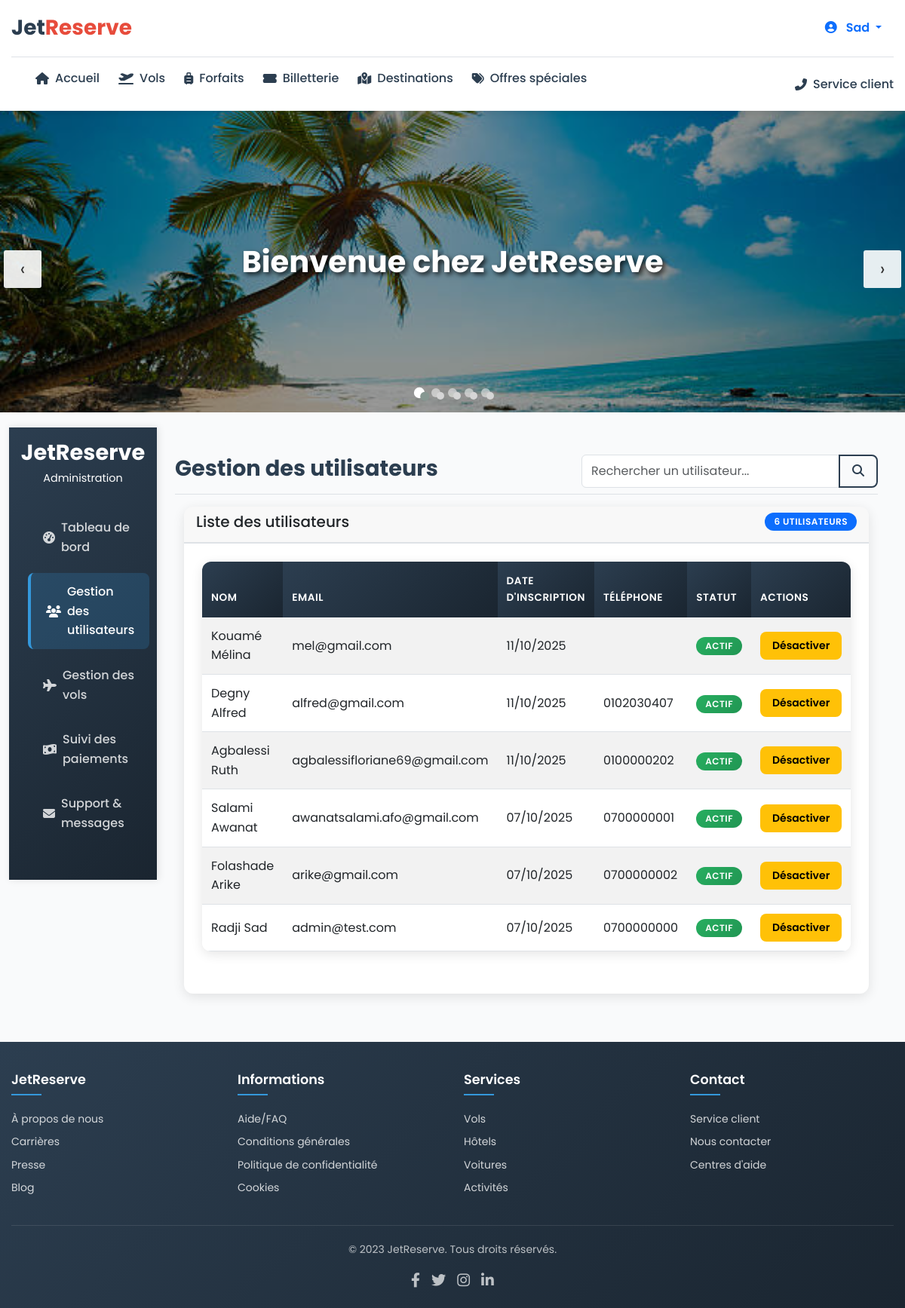
The app's page /admin/utilisateurs.php (signed in) with its own data.
### tables this page shows
CREATE TABLE IF NOT EXISTS `users` (
  `id_user` int(11) NOT NULL AUTO_INCREMENT,
  `nom` varchar(50) NOT NULL,
  `prenom` varchar(50) NOT NULL,
  `email` varchar(100) NOT NULL,
  `telephone` varchar(20) DEFAULT NULL,
  `password` varchar(255) NOT NULL,
  `role` enum('client','admin') DEFAULT 'client',
  `statut` enum('actif','inactif') NOT NULL,
  `date_creation` timestamp NULL DEFAULT CURRENT_TIMESTAMP,
  PRIMARY KEY (`id_user`),
  UNIQUE KEY `email` (`email`)
);

### admin/utilisateurs.php (the view, shortened to what this page needs)
<?php
require_once '../includes/connexion.php';
$stmt = $bdd->query("SELECT * FROM users ORDER BY date_creation DESC");
$utilisateurs = $stmt->fetchAll(PDO::FETCH_ASSOC);
?>
<!DOCTYPE html>
<html lang="fr">
<head>
    <link rel="stylesheet" href="https://cdnjs.cloudflare.com/ajax/libs/font-awesome/6.4.0/css/all.min.css">
    <link rel="stylesheet" href="https://cdnjs.cloudflare.com/ajax/libs/OwlCarousel2/2.3.4/assets/owl.carousel.min.css">
    <link rel="stylesheet" href="https://cdnjs.cloudflare.com/ajax/libs/OwlCarousel2/2.3.4/assets/owl.theme.default.min.css">
    <link rel="stylesheet" href="https://cdnjs.cloudflare.com/ajax/libs/font-awesome/6.4.0/css/all.min.css">
    <link href="https://cdn.jsdelivr.net/npm/bootstrap@5.3.0/dist/css/bootstrap.min.css" rel="stylesheet">
    <link rel="stylesheet" href="style2.css">
</head>
<body>
    <header>
        <div class="container">
            <div class="header-top">
                <a href="../index.php" class="logo">Jet<span>Reserve</span></a>
                <div class="auth-buttons">
            <div class="dropdown">
                <button class="btn btn-outline-primary dropdown-toggle" type="button" data-bs-toggle="dropdown" aria-expanded="false">
                    <i class="fas fa-user-circle me-2"></i>
                    <?php echo $_SESSION['prenom'] ?? 'Admin'; ?>
                </button>
            </div>
        </div>
    </div>
            <nav class="nav-menu">
                <ul class="nav-links">
                    <li><a href="../index.php"><i class="fas fa-home"></i> Accueil</a></li>
                    <li><a href="#"><i class="fas fa-plane-departure"></i> Vols</a></li>
                    <li><a href="#"><i class="fas fa-suitcase-rolling"></i> Forfaits</a></li>
                    <li><a href="#"><i class="fas fa-ticket-alt"></i> Billetterie</a></li>
                    <li><a href="#"><i class="fas fa-map-marked-alt"></i> Destinations</a></li>
                    <li><a href="#"><i class="fas fa-tags"></i> Offres spéciales</a></li>
                </ul>
                <div class="contact-info">
                    <a href="#"><i class="fas fa-phone-alt"></i> Service client</a>
                </div>
            </nav>
        </div>
    </header>
    <div class="main-banner-container">
        <div class="main-banner owl-carousel owl-theme">
            <div class="item banner-1">
                <div class="header-text">
                    <h2>Bienvenue chez JetReserve</h2>
                </div>
            </div>
        </div>
    </div>
    <div class="container-fluid">
        <div class="row">
            <nav id="sidebar" class="col-md-3 col-lg-2 d-md-block bg-dark sidebar collapse">
                <div class="position-sticky pt-3">
                    <div class="text-center mb-4">
                        <h2 class="text-white">JetReserve</h2>
                        <p class="text-white">Administration</p>
                    </div>
                    <ul class="nav flex-column">
                        <li class="nav-item">
                            <a class="nav-link" href="index1.php">
                                <i class="fas fa-tachometer-alt me-2"></i>
                                Tableau de bord
                            </a>
                        </li>
                        <li class="nav-item">
                            <a class="nav-link active" href="utilisateurs.php">
                                <i class="fas fa-users me-2"></i>
                                Gestion des utilisateurs
                            </a>
                        </li>
                        <li class="nav-item">
                            <a class="nav-link" href="vol.php">
                                <i class="fas fa-plane me-2"></i>
                                Gestion des vols
                            </a>
                        </li>
                        <li class="nav-item">
                            <a class="nav-link" href="paiements.php">
                                <i class="fas fa-money-bill-wave me-2"></i>
                                Suivi des paiements
                            </a>
                        </li>
                        <li class="nav-item">
                            <a class="nav-link" href="messages.php">
                                <i class="fas fa-envelope me-2"></i>
                                Support & messages
                            </a>
                        </li>
                    </ul>
                </div>
            </nav>
            <main class="col-md-9 ms-sm-auto col-lg-10 px-md-4">
                <div class="d-flex justify-content-between flex-wrap flex-md-nowrap align-items-center pt-3 pb-2 mb-3 border-bottom">
                    <h1 class="h2">Gestion des utilisateurs</h1>
                    <div class="btn-toolbar mb-2 mb-md-0">
                        <div class="input-group">
                            <input type="text" class="form-control" id="searchUser" placeholder="Rechercher un utilisateur...">
                            <button class="btn btn-outline-secondary" type="button">
                                <i class="fas fa-search"></i>
                            </button>
                        </div>
                    </div>
                </div>
                <div class="row">
                    <div class="<?php echo isset($_GET['id']) ? 'col-md-6' : 'col-md-12'; ?>">
                        <div class="card mb-4">
                            <div class="card-header d-flex justify-content-between align-items-center">
                                <h5 class="mb-0">Liste des utilisateurs</h5>
                                <span class="badge bg-primary"><?php echo count($utilisateurs); ?> utilisateurs</span>
                            </div>
                            <div class="card-body">
                                <div class="table-responsive">
                                    <table class="table table-striped table-hover">
                                        <thead>
                                            <tr>
                                                <th>Nom</th>
                                                <th>Email</th>
                                                <th>Date d'inscription</th>
                                                <th>Téléphone</th>
                                                <th>Statut</th>
                                                <th>Actions</th>
                                            </tr>
                                        </thead>
                                        <tbody>
                                            <?php foreach ($utilisateurs as $utilisateur): ?>
                                                <tr class="<?php echo isset($_GET['id']) && $_GET['id'] == $utilisateur['id_user'] ? 'table-primary' : ''; ?>">
                                                    <td><?php echo $utilisateur['nom'] . ' ' . $utilisateur['prenom']; ?></td>
                                                    <td><?php echo $utilisateur['email']; ?></td>
                                                    <td><?php echo date('d/m/Y', strtotime($utilisateur['date_creation'])); ?></td>
                                                    <td><?php echo $utilisateur['telephone']; ?></td>
                                                    <td>
                                                    <?php if ($utilisateur['statut'] === 'actif'): ?>
                                                        <span class="badge bg-success">Actif</span>
                                                    <?php else: ?>
                                                        <span class="badge bg-danger">Inactif</span>
                                                    <?php endif; ?>
                                                    </td>
                                                    <td>
                                                      <form method="POST" style="display:inline;">
                                                        <button type="submit" class="btn btn-sm <?php echo ($utilisateur['statut'] === 'actif') ? 'btn-warning' : 'btn-success'; ?>">
                                                        <?php echo ($utilisateur['statut'] === 'actif') ? 'Désactiver' : 'Activer'; ?>
                                                        </button>
                                                      </form>
                                                    </td>
                                                </tr>
                                            <?php endforeach; ?>
                                        </tbody>
                                    </table>
                                </div>
                            </div>
                        </div>
                    </div>
                </div>
            </main>
        </div>
    </div>
    <footer>
        <div class="container">
            <div class="footer-grid">
                <div class="footer-column">
                    <h4>JetReserve</h4>
                    <ul class="footer-links">
                        <li><a href="#">À propos de nous</a></li>
                        <li><a href="#">Carrières</a></li>
                        <li><a href="#">Presse</a></li>
                        <li><a href="#">Blog</a></li>
                    </ul>
                </div>
                <div class="footer-column">
                    <h4>Informations</h4>
                    <ul class="footer-links">
                        <li><a href="#">Aide/FAQ</a></li>
                        <li><a href="#">Conditions générales</a></li>
                        <li><a href="#">Politique de confidentialité</a></li>
                        <li><a href="#">Cookies</a></li>
                    </ul>
                </div>
                <div class="footer-column">
                    <h4>Services</h4>
                    <ul class="footer-links">
                        <li><a href="#">Vols</a></li>
                        <li><a href="#">Hôtels</a></li>
                        <li><a href="#">Voitures</a></li>
                        <li><a href="#">Activités</a></li>
                    </ul>
                </div>
                <div class="footer-column">
                    <h4>Contact</h4>
                    <ul class="footer-links">
                        <li><a href="#">Service client</a></li>
                        <li><a href="#">Nous contacter</a></li>
                        <li><a href="#">Centres d'aide</a></li>
                    </ul>
                </div>
            </div>
            <div class="footer-bottom">
                <p>&copy; 2023 JetReserve. Tous droits réservés.</p>
                <div class="social-icons">
                    <a href="#"><i class="fab fa-facebook-f"></i></a>
                    <a href="#"><i class="fab fa-twitter"></i></a>
                    <a href="#"><i class="fab fa-instagram"></i></a>
                    <a href="#"><i class="fab fa-linkedin-in"></i></a>
                </div>
            </div>
        </div>
    </footer>
</body>
</html>

### records on screen
users: nom "Kouamé", prenom "Mélina", email "mel@gmail.com", date_creation "11/10/2025", statut "ACTIF"
users: nom "Degny", prenom "Alfred", email "alfred@gmail.com", date_creation "11/10/2025", telephone "0102030407", statut "ACTIF"
users: nom "Agbalessi", prenom "Ruth", email "agbalessifloriane69@gmail.com", date_creation "11/10/2025", telephone "0100000202", statut "ACTIF"
users: nom "Salami", prenom "Awanat", email "awanatsalami.afo@gmail.com", date_creation "07/10/2025", telephone "0700000001", statut "ACTIF"
users: nom "Folashade", prenom "Arike", email "arike@gmail.com", date_creation "07/10/2025", telephone "0700000002", statut "ACTIF"
users: nom "Radji", prenom "Sad", email "admin@test.com", date_creation "07/10/2025", telephone "0700000000", statut "ACTIF"

### other values on screen
$_SESSION['prenom'] "Sad"
count($utilisateurs) "6"
